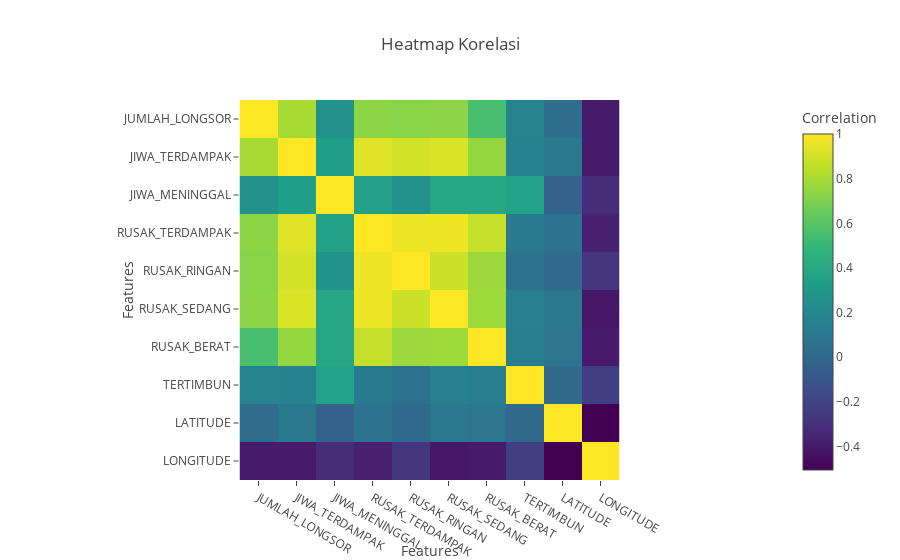

Source (notebook cell):
### Code cell
# Calculate correlation matrix
correlation_matrix = df[selected_features].corr()

# Plot heatmap using Plotly Express
fig = px.imshow(correlation_matrix,
                labels=dict(x="Features", y="Features", color="Correlation"),
                x=selected_features,
                y=selected_features,
                color_continuous_scale="viridis",
                title="Heatmap Korelasi")

fig.show()

print("Visualisasi ini memberikan gambaran distribusi univariat dari setiap variabel dalam dataset. Histogram menunjukkan sebaran nilai-nilai di setiap variabel, dan kernel density estimation (KDE) memberikan perkiraan kurva distribusi.")

### Figure 1 — Plotly figure (JSON) as saved in the notebook; plotly's stock layout.template omitted (floating-point values rounded to 4 significant figures)
{"data": [{"coloraxis": "coloraxis", "hovertemplate": "Features: %{x}<br>Features: %{y}<br>Correlation: %{z}<extra></extra>", "name": "0", "type": "heatmap", "x": ["JUMLAH_LONGSOR", "JIWA_TERDAMPAK", "JIWA_MENINGGAL", "RUSAK_TERDAMPAK", "RUSAK_RINGAN", "RUSAK_SEDANG", "RUSAK_BERAT", "TERTIMBUN", "LATITUDE", "LONGITUDE"], "xaxis": "x", "y": ["JUMLAH_LONGSOR", "JIWA_TERDAMPAK", "JIWA_MENINGGAL", "RUSAK_TERDAMPAK", "RUSAK_RINGAN", "RUSAK_SEDANG", "RUSAK_BERAT", "TERTIMBUN", "LATITUDE", "LONGITUDE"], "yaxis": "y", "z": [[1, 0.799, 0.258, 0.7344, 0.7244, 0.7313, 0.5539, 0.1774, 0.03128, -0.3924], [0.799, 1, 0.3358, 0.9303, 0.898, 0.9206, 0.754, 0.1644, 0.09652, -0.3931], [0.258, 0.3358, 1, 0.3502, 0.265, 0.3879, 0.3825, 0.3565, -0.03575, -0.319], [0.7344, 0.9303, 0.3502, 1, 0.9622, 0.9621, 0.8687, 0.1134, 0.062, -0.373], [0.7244, 0.898, 0.265, 0.9622, 1, 0.8835, 0.768, 0.05215, 0.01148, -0.2687], [0.7313, 0.9206, 0.3879, 0.9621, 0.8835, 1, 0.7789, 0.1503, 0.09193, -0.417], [0.5539, 0.754, 0.3825, 0.8687, 0.768, 0.7789, 1, 0.1323, 0.08712, -0.3963], [0.1774, 0.1644, 0.3565, 0.1134, 0.05215, 0.1503, 0.1323, 1, 0.01473, -0.2235], [0.03128, 0.09652, -0.03575, 0.062, 0.01148, 0.09193, 0.08712, 0.01473, 1, -0.505], [-0.3924, -0.3931, -0.319, -0.373, -0.2687, -0.417, -0.3963, -0.2235, -0.505, 1]]}], "layout": {"coloraxis": {"colorbar": {"title": {"text": "Correlation"}}, "colorscale": [[0, "#440154"], [0.1111, "#482878"], [0.2222, "#3e4989"], [0.3333, "#31688e"], [0.4444, "#26828e"], [0.5556, "#1f9e89"], [0.6667, "#35b779"], [0.7778, "#6ece58"], [0.8889, "#b5de2b"], [1, "#fde725"]]}, "title": {"text": "Heatmap Korelasi"}, "xaxis": {"anchor": "y", "constrain": "domain", "domain": [0, 1], "scaleanchor": "y", "title": {"text": "Features"}}, "yaxis": {"anchor": "x", "autorange": "reversed", "constrain": "domain", "domain": [0, 1], "title": {"text": "Features"}}}}
